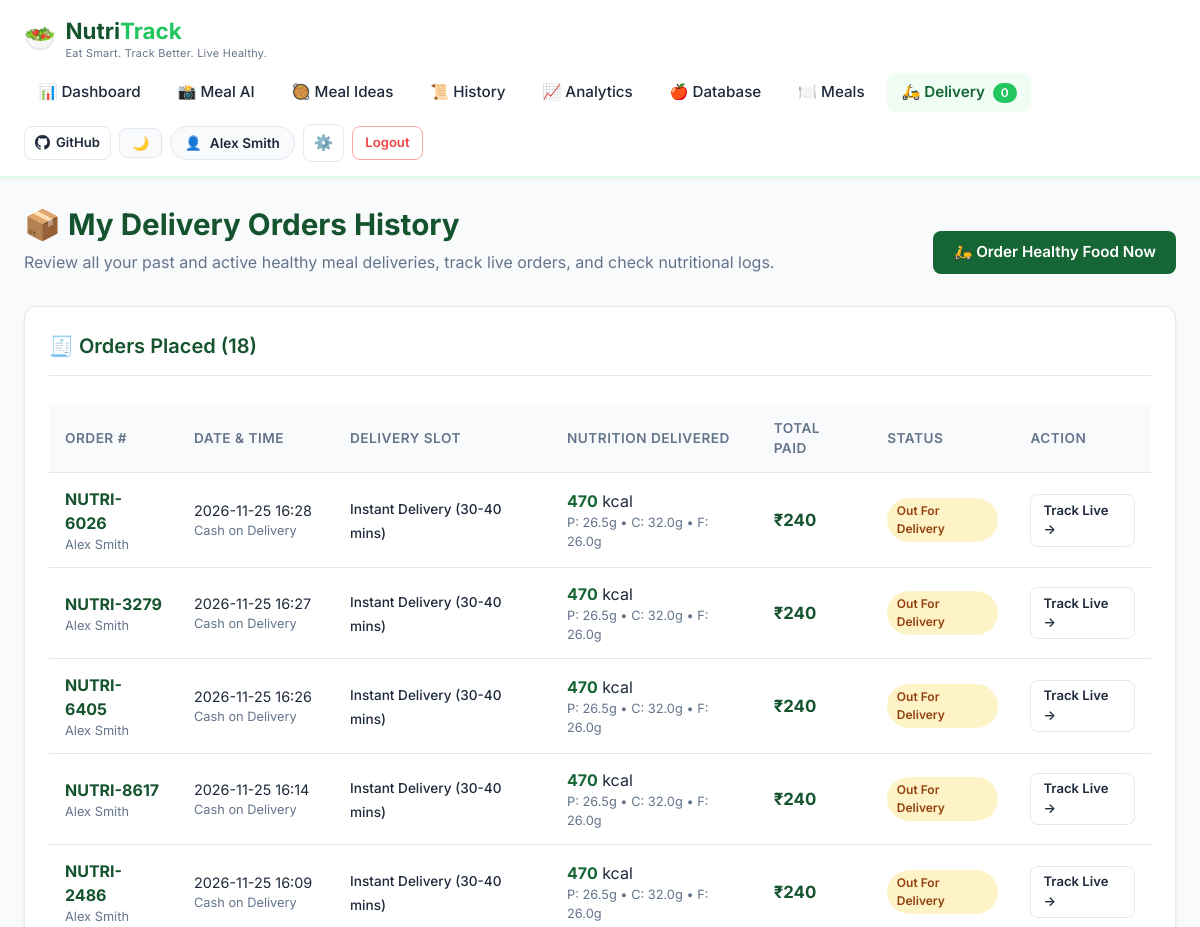
The page /orders (signed in, upper part) on the database as committed earlier.
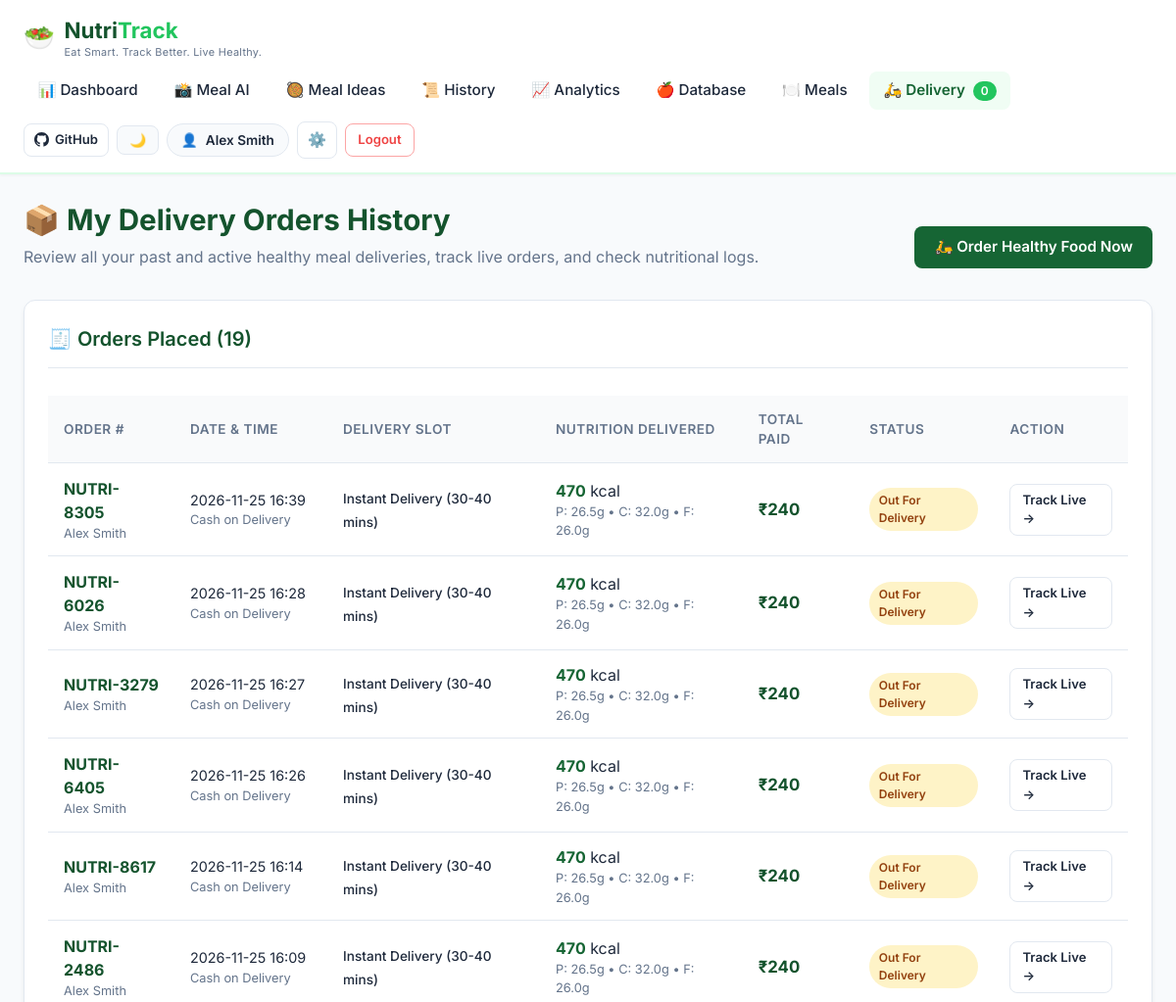
The same page on the database as committed later.
### tables this page shows
CREATE TABLE users (
            id INTEGER PRIMARY KEY AUTOINCREMENT,
            email TEXT UNIQUE NOT NULL,
            password_hash TEXT NOT NULL,
            name TEXT NOT NULL,
            created_at TIMESTAMP DEFAULT CURRENT_TIMESTAMP
        );

CREATE TABLE orders (
            id INTEGER PRIMARY KEY AUTOINCREMENT,
            order_number TEXT UNIQUE NOT NULL,
            user_id INTEGER NOT NULL DEFAULT 1,
            customer_name TEXT NOT NULL,
            phone TEXT NOT NULL,
            delivery_address TEXT NOT NULL,
            delivery_slot TEXT NOT NULL,
            payment_method TEXT NOT NULL DEFAULT 'Cash on Delivery',
            subtotal REAL NOT NULL,
            delivery_fee REAL NOT NULL DEFAULT 30.0,
            total_price REAL NOT NULL,
            total_calories REAL NOT NULL DEFAULT 0.0,
            total_protein REAL NOT NULL DEFAULT 0.0,
            total_carbs REAL NOT NULL DEFAULT 0.0,
            total_fat REAL NOT NULL DEFAULT 0.0,
            status TEXT NOT NULL DEFAULT 'Confirmed',
            rider_name TEXT DEFAULT 'Rahul Sharma',
            rider_phone TEXT DEFAULT '+91 98765 43210',
            estimated_delivery_time TEXT DEFAULT '30-40 mins',
            auto_logged INTEGER DEFAULT 1,
            created_at TIMESTAMP DEFAULT CURRENT_TIMESTAMP
        );

### app.py (the view)
@app.route("/orders", methods=["GET"])
def orders_history_view():
    orders = database.get_all_orders()
    return render_template(
        "orders.html",
        orders=orders,
        active_page="delivery"
    )

### app.py (called while the page is built)
@app.context_processor
def inject_user_context():
    user_id = session.get("user_id")
    current_user = None
    user_pref = {"dark_mode": 0, "unit_system": "metric", "email_reminders": 1}
    if user_id:
        current_user = database.get_user_by_id(user_id)
        user_pref = database.get_user_preferences(user_id)
    return {
        "current_user": current_user,
        "is_logged_in": current_user is not None,
        "user_pref": user_pref,
        "today_date": date.today().isoformat()
    }

### database.py (called while the page is built)
def get_db_connection():
    conn = sqlite3.connect(DB_PATH)
    conn.row_factory = sqlite3.Row
    return conn

def get_all_orders():
    init_db()
    conn = get_db_connection()
    orders = conn.execute("SELECT * FROM orders ORDER BY id DESC").fetchall()
    conn.close()
    return orders

def get_user_by_id(user_id):
    init_db()
    conn = get_db_connection()
    cursor = conn.cursor()
    cursor.execute("SELECT id, name, email, created_at FROM users WHERE id = ?", (user_id,))
    row = cursor.fetchone()
    conn.close()
    return dict(row) if row else None

def get_user_preferences(user_id=1):
    init_db()
    conn = get_db_connection()
    cursor = conn.cursor()
    cursor.execute("SELECT * FROM user_preferences WHERE user_id = ?", (user_id,))
    row = cursor.fetchone()
    conn.close()
    if row:
        return dict(row)
    return {"dark_mode": 0, "unit_system": "metric", "email_reminders": 1}

### templates/orders.html (shortened to what this page needs)
{% extends "base.html" %}
{% block content %}
<div class="page-header" style="display: flex; justify-content: space-between; align-items: flex-end; flex-wrap: wrap; gap: 1rem;">
    <div>
        <h1>📦 My Delivery Orders History</h1>
        <p>Review all your past and active healthy meal deliveries, track live orders, and check nutritional logs.</p>
    </div>
    <div>
        <a href="{{ url_for('delivery_view') }}" class="btn btn-primary">
            🛵 Order Healthy Food Now
        </a>
    </div>
</div>
<div class="card">
    <div class="card-header">
        <h2 class="card-title">🧾 Orders Placed ({{ orders|length }})</h2>
    </div>
    {% if orders %}
    <div style="overflow-x: auto;">
        <table class="data-table">
            <thead>
                <tr>
                    <th>Order #</th>
                    <th>Date & Time</th>
                    <th>Delivery Slot</th>
                    <th>Nutrition Delivered</th>
                    <th>Total Paid</th>
                    <th>Status</th>
                    <th>Action</th>
                </tr>
            </thead>
            <tbody>
                {% for o in orders %}
                <tr>
                    <td>
                        <strong style="color: var(--primary-dark);">{{ o.order_number }}</strong>
                        <div style="font-size: 0.8rem; color: var(--text-muted);">{{ o.customer_name }}</div>
                    </td>
                    <td>
                        <div style="font-size: 0.9rem;">{{ o.created_at[:16] if o.created_at else 'Recent' }}</div>
                        <div style="font-size: 0.8rem; color: var(--text-muted);">{{ o.payment_method }}</div>
                    </td>
                    <td>
                        <span style="font-size: 0.85rem; font-weight: 500;">{{ o.delivery_slot }}</span>
                    </td>
                    <td>
                        <span style="font-weight: 700; color: var(--primary);">{{ o.total_calories|round|int }}</span> kcal
                        <div style="font-size: 0.8rem; color: var(--text-muted);">
                            P: {{ o.total_protein }}g &bull; C: {{ o.total_carbs }}g &bull; F: {{ o.total_fat }}g
                        </div>
                    </td>
                    <td>
                        <strong style="font-size: 1.05rem; color: var(--primary-dark);">₹{{ o.total_price|round|int }}</strong>
                    </td>
                    <td>
                        <span class="badge {% if o.status == 'Delivered' %}badge-vegan{% elif o.status == 'Out for Delivery' %}badge-vegetarian{% else %}badge-all{% endif %}">
                            {{ o.status }}
                        </span>
                    </td>
                    <td>
                        <a href="{{ url_for('track_order_view', order_id=o.id) }}" class="btn btn-outline" style="padding: 0.35rem 0.75rem; font-size: 0.82rem;">
                            Track Live &rarr;
                        </a>
                    </td>
                </tr>
                {% endfor %}
            </tbody>
        </table>
    </div>
    {% endif %}
</div>
{% endblock %}

### templates/base.html (shortened to what this page needs)
<!DOCTYPE html>
<html lang="en" data-theme="{{ 'dark' if user_pref and user_pref.dark_mode else 'light' }}">
<head>
    <link rel="stylesheet" href="{{ url_for('static', filename='css/style.css') }}">
</head>
<body>
    <header class="navbar">
        <div class="nav-container" style="display: flex; justify-content: space-between; align-items: center; flex-wrap: wrap; gap: 0.75rem;">
            <a href="{{ url_for('dashboard_view' if is_logged_in else 'landing_view') }}" class="brand-logo" title="NutriTrack AI System">
                <span class="logo-icon">🥗</span>
                <div>
                    <span class="logo-text">Nutri<strong>Track</strong></span>
                    <span style="display: block; font-size: 0.68rem; color: var(--text-muted); font-weight: normal; margin-top: -3px; letter-spacing: 0.3px;">
                        Eat Smart. Track Better. Live Healthy.
                    </span>
                </div>
            </a>
            <nav class="nav-links" style="display: flex; align-items: center; gap: 0.5rem; flex-wrap: wrap;">
                {% if is_logged_in %}
                    <a href="{{ url_for('dashboard_view') }}" class="nav-link {% if active_page == 'dashboard' %}active{% endif %}">
                        📊 Dashboard
                    </a>
                    <a href="{{ url_for('upload_view') }}" class="nav-link {% if active_page == 'upload' %}active{% endif %}">
                        📸 Meal AI
                    </a>
                    <a href="{{ url_for('meal_ideas_view') }}" class="nav-link {% if active_page == 'meal_ideas' %}active{% endif %}">
                        🥘 Meal Ideas
                    </a>
                    <a href="{{ url_for('history_view') }}" class="nav-link {% if active_page == 'history' %}active{% endif %}">
                        📜 History
                    </a>
                    <a href="{{ url_for('analytics_view') }}" class="nav-link {% if active_page == 'analytics' %}active{% endif %}">
                        📈 Analytics
                    </a>
                    <a href="{{ url_for('database_view') }}" class="nav-link {% if active_page == 'database' %}active{% endif %}">
                        🍎 Database
                    </a>
                    <a href="{{ url_for('meals_view') }}" class="nav-link {% if active_page == 'meals' %}active{% endif %}">
                        🍽️ Meals
                    </a>
                    <a href="{{ url_for('delivery_view') }}" class="nav-link {% if active_page == 'delivery' %}active{% endif %}" style="background: var(--secondary-light); color: var(--primary); font-weight: 600; border-radius: 8px;">
                        🛵 Delivery <span id="nav_cart_badge" style="background: var(--secondary); color: #fff; padding: 0.15rem 0.5rem; border-radius: 999px; font-size: 0.75rem; margin-left: 0.25rem;">0</span>
                    </a>
                {% endif %}
            </nav>
            <div style="display: flex; align-items: center; gap: 0.5rem;">
                <a href="https://github.com/basavaraj-salagar/Nutri" target="_blank" rel="noopener noreferrer" class="btn btn-outline" style="display: inline-flex; align-items: center; gap: 0.35rem; padding: 0.4rem 0.65rem; border-radius: 8px; font-size: 0.82rem; font-weight: 600;" title="GitHub Repository">
                    <span>GitHub</span>
                </a>
                <button type="button" class="theme-toggle-btn" id="theme_toggle_btn" onclick="toggleTheme()" title="Toggle Dark/Light Mode">
                    <span id="theme_icon">🌙</span>
                </button>
                {% if is_logged_in %}
                    <a href="{{ url_for('profile_view') }}" class="user-nav-pill" title="User Profile & Goals">
                        <span>👤</span>
                        <span>{{ current_user.name }}</span>
                    </a>
                    <a href="{{ url_for('settings_view') }}" class="btn btn-outline" style="padding: 0.4rem 0.65rem; border-radius: 8px;" title="Settings">
                        ⚙️
                    </a>
                    <a href="{{ url_for('logout_view') }}" class="btn btn-outline" style="padding: 0.4rem 0.75rem; font-size: 0.82rem; border-radius: 8px; color: var(--danger); border-color: #fca5a5;">
                        Logout
                    </a>
                {% endif %}
            </div>
        </div>
    </header>
    <main class="main-content">
        {% block content %}{% endblock %}
    </main>
</body>
</html>

### static/css/style.css (style rules this page uses)
:root { --primary: #166534; --primary-dark: #14532d; --primary-light: #dcfce7; --secondary: #22c55e; --secondary-light: #f0fdf4; --accent: #dcfce7; --text-dark: #1e293b; --text-muted: #64748b; --border: #e2e8f0; --card-bg: #ffffff; --bg-light: #f8fafc; --danger: #ef4444; --success: #16a34a; --warning: #f59e0b; --radius: 12px; --shadow: 0 4px 6px -1px rgba(0, 0, 0, 0.07), 0 2px 4px -2px rgba(0, 0, 0, 0.05); --shadow-lg: 0 10px 15px -3px rgba(0, 0, 0, 0.1), 0 4px 6px -4px rgba(0, 0, 0, 0.05); }
* { box-sizing: border-box; margin: 0; padding: 0; }
body { font-family: 'Inter', -apple-system, BlinkMacSystemFont, "Segoe UI", Roboto, sans-serif; background-color: var(--bg-light); color: var(--text-dark); line-height: 1.5; min-height: 100vh; display: flex; flex-direction: column; }
.navbar { background-color: #ffffff; border-bottom: 2px solid var(--primary-light); position: sticky; top: 0; z-index: 100; box-shadow: 0 1px 3px rgba(0, 0, 0, 0.05); }
.nav-container { max-width: 1200px; margin: 0 auto; padding: 0.9rem 1.5rem; display: flex; align-items: center; justify-content: space-between; }
.brand-logo { display: flex; align-items: center; gap: 0.6rem; text-decoration: none; color: var(--primary-dark); font-size: 1.4rem; font-weight: 700; }
.brand-logo .logo-icon { font-size: 1.6rem; }
.brand-logo strong { color: var(--secondary); }
.nav-links { display: flex; gap: 0.75rem; }
.nav-link { text-decoration: none; color: var(--text-dark); font-weight: 500; font-size: 0.95rem; padding: 0.5rem 0.9rem; border-radius: 8px; transition: all 0.2s ease; }
.nav-link.active { background-color: var(--primary); color: #ffffff; }
.main-content { flex: 1; max-width: 1200px; width: 100%; margin: 1.5rem auto; padding: 0 1.5rem; }
.page-header { margin-bottom: 2rem; }
.page-header h1 { font-size: 1.85rem; color: var(--primary-dark); font-weight: 700; display: flex; align-items: center; gap: 0.5rem; }
.page-header p { color: var(--text-muted); font-size: 1rem; margin-top: 0.25rem; }
.card { background: var(--card-bg); border-radius: var(--radius); padding: 1.5rem; box-shadow: var(--shadow); border: 1px solid var(--border); margin-bottom: 1.5rem; }
.card-header { border-bottom: 1px solid var(--border); padding-bottom: 0.85rem; margin-bottom: 1.25rem; display: flex; justify-content: space-between; align-items: center; }
.card-title { font-size: 1.25rem; font-weight: 600; color: var(--primary-dark); display: flex; align-items: center; gap: 0.5rem; }
.btn { display: inline-flex; align-items: center; justify-content: center; gap: 0.4rem; font-weight: 600; font-size: 0.95rem; padding: 0.65rem 1.25rem; border-radius: 8px; border: none; cursor: pointer; text-decoration: none; transition: all 0.2s ease; }
.btn-primary { background-color: var(--primary); color: #ffffff; }
.btn-outline { background-color: transparent; border: 1.5px solid var(--border); color: var(--text-dark); }
.data-table { width: 100%; border-collapse: collapse; margin-top: 0.5rem; }
.data-table th, .data-table td { padding: 0.85rem 1rem; text-align: left; border-bottom: 1px solid var(--border); }
.data-table th { background-color: #f9fafb; font-weight: 600; font-size: 0.85rem; color: var(--text-muted); text-transform: uppercase; letter-spacing: 0.5px; }
.badge { display: inline-block; padding: 0.25rem 0.6rem; font-size: 0.75rem; font-weight: 600; border-radius: 9999px; text-transform: capitalize; }
.badge-vegetarian { background-color: #fef3c7; color: #92400e; }
.theme-toggle-btn { background: var(--bg-light); border: 1px solid var(--border); color: var(--text-dark); padding: 0.4rem 0.75rem; border-radius: 8px; cursor: pointer; display: inline-flex; align-items: center; gap: 0.4rem; font-size: 0.85rem; font-weight: 600; transition: all 0.2s ease; }
.user-nav-pill { display: inline-flex; align-items: center; gap: 0.5rem; padding: 0.35rem 0.85rem; border-radius: 20px; background: var(--bg-light); border: 1px solid var(--border); color: var(--text-dark); text-decoration: none; font-size: 0.85rem; font-weight: 600; }

Rows that differ between the two databases and show on the page:
added orders: order_number "NUTRI-8305", customer_name "Alex Smith", created_at "2026-11-25 16:39", payment_method "Cash on Delivery", delivery_slot "Instant Delivery (30-40 mins)", total_calories "470", total_protein "26.5", total_carbs "32.0", total_fat "26.0", total_price "240", status "Out For Delivery"
Other text that changed with them:
{{ orders|length }}: "18" → "19"
